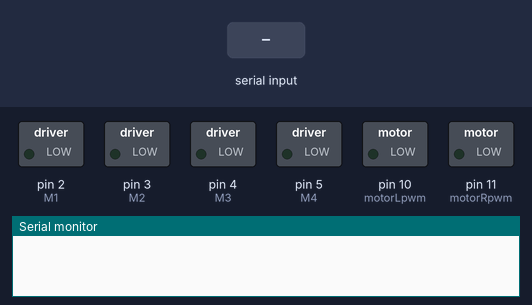
Recording of a sketch running on a simulated Arduino Uno, built with avr-gcc and run on an emulated ATmega328P. Parts: switched loads named in the sketch (green lamp = pin HIGH), the last lines printed to the serial monitor. The test bench sets the inputs (shaded band).

Above: at 1.2 s.
1.3 s: "F" received over Serial
At 2.2 s:
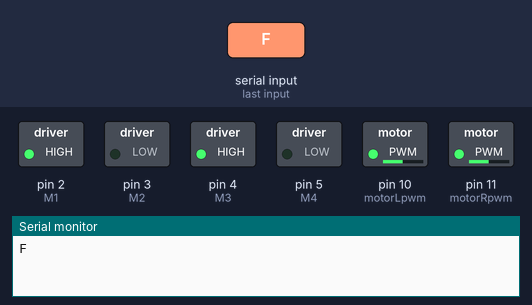
2.8 s: "R" received over Serial
At 3.3 s:
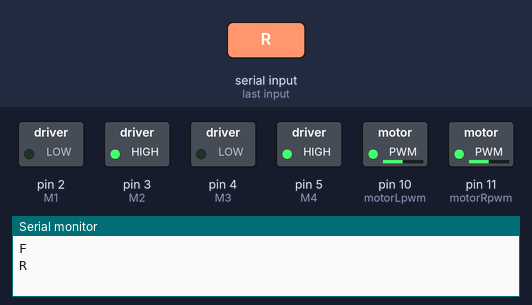
4.3 s: "TL" received over Serial
At 4.6 s:
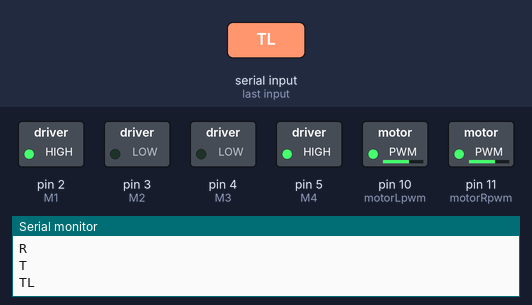
5.8 s: "TR" received over Serial
At 7.0 s:
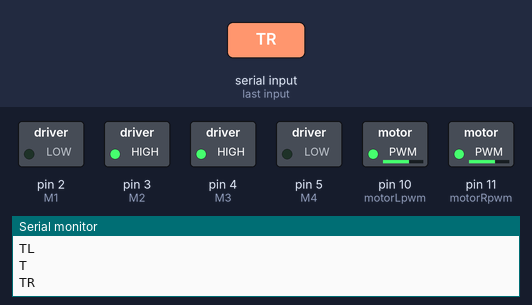
Timing chart, 0 to 8.3 s (numbered marks = the images above; inputs shaded):
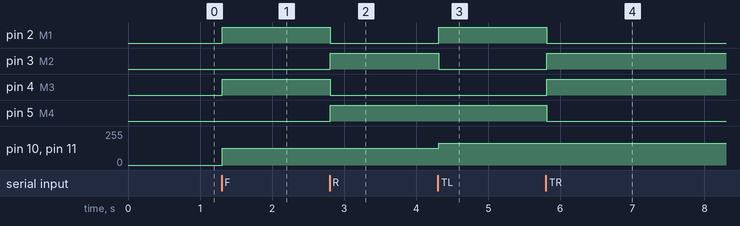

Measured:
- after the input at 1.3 s, pin 2 (M1), pin 4 (M3): LOW → HIGH at once; pin 10 (motorLpwm), pin 11 (motorRpwm): 0/255 → 125/255 at once
- after the input at 2.8 s, pin 2 (M1), pin 4 (M3): HIGH → LOW at once; pin 3 (M2), pin 5 (M4): LOW → HIGH at once
- after the input at 4.3 s, pin 2 (M1): LOW → HIGH at once; pin 3 (M2): HIGH → LOW at once; pin 10 (motorLpwm), pin 11 (motorRpwm): 125/255 → 165/255 at once
- after the input at 5.8 s, pin 2 (M1), pin 5 (M4): HIGH → LOW at once; pin 3 (M2), pin 4 (M3): LOW → HIGH at once

The sketch:

bt_rc_car.ino
```cpp
int M1=2;
int M2=3;
int M3=4;
int M4=5;
int motorLpwm=10;
int motorRpwm=11;

int motorSpeed=125;
int turn=40;

void setup() {
  Serial.begin(9600);
  Serial.flush();
  pinMode(M1,OUTPUT);
  pinMode(M2,OUTPUT);
  pinMode(M3,OUTPUT);
  pinMode(M4,OUTPUT);
  pinMode(motorLpwm,OUTPUT);
  pinMode(motorRpwm,OUTPUT);
}

void loop() {
  String input="";
  while(Serial.available()){
    input+=(char)Serial.read();
    Serial.println(input);
    delay(5);
  }

  if(input=="n"){
    stp();
  }
  else if(input=="F"){
    fwd();
  }
  else if(input=="R"){
    rev();
  }
  else if(input.indexOf("TL")>-1){
    lft();
  }
  else if(input.indexOf("TR")>-1){
    rght();
  }
  else if(input!=""){
    motorSpeed=input.toInt();
  }
}

void fwd(){
  analogWrite(motorLpwm,motorSpeed);
  analogWrite(motorRpwm,motorSpeed);
  digitalWrite(M1,1);
  digitalWrite(M2,0);
  digitalWrite(M3,1);
  digitalWrite(M4,0);
}

void rev(){
  analogWrite(motorLpwm,motorSpeed);
  analogWrite(motorRpwm,motorSpeed);
  digitalWrite(M1,0);
  digitalWrite(M2,1);
  digitalWrite(M3,0);
  digitalWrite(M4,1);
}

void lft(){
  analogWrite(motorLpwm,motorSpeed+turn);
  analogWrite(motorRpwm,motorSpeed+turn);
  digitalWrite(M1,1);
  digitalWrite(M2,0);
  digitalWrite(M3,0);
  digitalWrite(M4,1);
}

void rght(){
  analogWrite(motorLpwm,motorSpeed+turn);
  analogWrite(motorRpwm,motorSpeed+turn);
  digitalWrite(M1,0);
  digitalWrite(M2,1);
  digitalWrite(M3,1);
  digitalWrite(M4,0);
}

void stp(){
  analogWrite(motorLpwm,0);
  analogWrite(motorRpwm,0);
  digitalWrite(M1,0);
  digitalWrite(M2,0);
  digitalWrite(M3,0);
  digitalWrite(M4,0);
}
```
